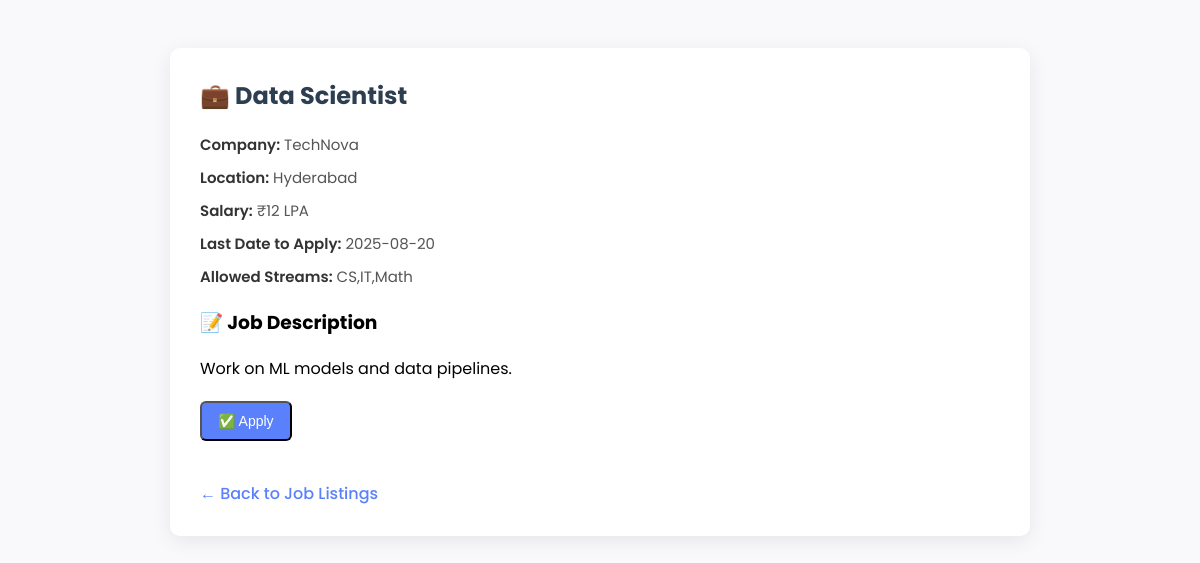
The app's page /student/job.php?id=2 (signed in) with its own data.
### tables this page shows
CREATE TABLE IF NOT EXISTS jobs (
    id int NOT NULL AUTO_INCREMENT,
    company_id int NOT NULL,
    title varchar(100) NOT NULL,
    description text,
    allowed_streams text,
    salary varchar(50) DEFAULT NULL,
    location varchar(100) DEFAULT NULL,
    last_date_to_apply date DEFAULT NULL,
    PRIMARY KEY (id),
    KEY company_id (company_id),
    FOREIGN KEY (company_id) REFERENCES companies(id) ON DELETE CASCADE
);

CREATE TABLE IF NOT EXISTS companies (
    id int NOT NULL AUTO_INCREMENT,
    name varchar(100) NOT NULL,
    description text,
    website varchar(255) DEFAULT NULL,
    logo_path varchar(255) DEFAULT NULL,
    created_at datetime DEFAULT CURRENT_TIMESTAMP,
    PRIMARY KEY (id)
);

### db-functions.php (called while the page is built, shortened)
<?php
function getConnection()
{
    static $conn = null;
    if ($conn === null) {
        $host = getenv('DB_HOST') ?: "localhost";
        $user = getenv('DB_USERNAME') ?: "root";
        $pass = getenv('DB_PASSWORD') ?: "";
        $dbname = getenv('DB_NAME') ?: "campushire";
        $port = getenv('DB_PORT') ?: 3306;
        $conn = mysqli_connect($host, $user, $pass, $dbname, $port);
    }
    return $conn;
}
function getStudentByUserId($user_id)
{
    $conn = getConnection();
    $stmt = mysqli_prepare($conn, "SELECT * FROM students WHERE user_id = ?");
    mysqli_stmt_bind_param($stmt, "i", $user_id);
    mysqli_stmt_execute($stmt);
    $result = mysqli_stmt_get_result($stmt);
    $student = mysqli_fetch_assoc($result);
    return $student;
}
function getJobById($id)
{
    $conn = getConnection();
    $stmt = mysqli_prepare($conn, "SELECT j.*, c.name as company_name FROM jobs j JOIN companies c ON j.company_id = c.id WHERE j.id = ?");
    mysqli_stmt_bind_param($stmt, "i", $id);
    mysqli_stmt_execute($stmt);
    $result = mysqli_stmt_get_result($stmt);
    $job = mysqli_fetch_assoc($result);
    return $job;
}
function hasStudentAppliedForJob($job_id, $student_id)
{
    $conn = getConnection();
    $stmt = mysqli_prepare($conn, "SELECT COUNT(*) as count FROM job_applications WHERE job_id = ? AND student_id = ?");
    mysqli_stmt_bind_param($stmt, "ii", $job_id, $student_id);
    mysqli_stmt_execute($stmt);
    $result = mysqli_stmt_get_result($stmt);
    $row = mysqli_fetch_assoc($result);
    return $row['count'] > 0;
}
?>

### student/job.php (the view, shortened to what this page needs)
<?php
require_once '../db-functions.php';
$user_id = $_SESSION['user_id'];
$student = getStudentByUserId($user_id);
$job_id = intval($_GET['id']);
$job = getJobById($job_id);
$already_applied = hasStudentAppliedForJob($job_id, $student['id']);
?>
<!DOCTYPE html>
<html>
<head>
</head>
<body>
    <div class="container">
        <h2>💼 <?= htmlspecialchars($job['title']) ?></h2>
        <div class="meta"><span class="label">Company:</span> <?= htmlspecialchars($job['company_name']) ?></div>
        <div class="meta"><span class="label">Location:</span> <?= htmlspecialchars($job['location']) ?></div>
        <div class="meta"><span class="label">Salary:</span> <?= htmlspecialchars($job['salary']) ?></div>
        <div class="meta"><span class="label">Last Date to Apply:</span>
            <?= htmlspecialchars($job['last_date_to_apply']) ?></div>
        <div class="meta"><span class="label">Allowed Streams:</span>
            <?= nl2br(htmlspecialchars($job['allowed_streams'])) ?></div>
        <div class="section">
            <h3>📝 Job Description</h3>
            <p><?= nl2br(htmlspecialchars($job['description'])) ?></p>
        </div>
        <div class="section">
            <?php if ($already_applied): ?>
                <p style="color: green; font-weight: bold;">✅ You have already applied for this job.</p>
            <?php else: ?>
                <form method="POST">
                    <button type="submit" class="btn edit">✅ Apply</button>
                </form>
            <?php endif; ?>
        </div>
        <a href="jobs.php" class="back">← Back to Job Listings</a>
    </div>
</body>
</html>

### student/job.php (style rules this page uses)
body { font-family: 'Poppins', sans-serif; background: #f9f9fb; padding: 40px; }
.container { max-width: 800px; margin: auto; background: white; border-radius: 10px; box-shadow: 0 5px 20px rgba(0, 0, 0, 0.08); padding: 30px; }
h2 { margin-top: 0; color: #2c3e50; }
.meta { margin-bottom: 10px; font-size: 15px; color: #555; }
.label { font-weight: 600; color: #333; }
.section { margin: 20px 0; }
.back { display: inline-block; margin-top: 20px; color: #5a80fb; text-decoration: none; font-weight: 500; }
.btn { display: inline-block; padding: 10px 16px; margin-right: 10px; border-radius: 6px; text-decoration: none; font-weight: 500; font-size: 14px; transition: background 0.2s; }
.btn.edit { background-color: #5a80fb; color: white; }

### records on screen
jobs: title "Data Scientist", company.name "TechNova", location "Hyderabad", salary "₹12 LPA", last_date_to_apply "2025-08-20", allowed_streams "CS,IT,Math", description "Work on ML models and data pipelines."
